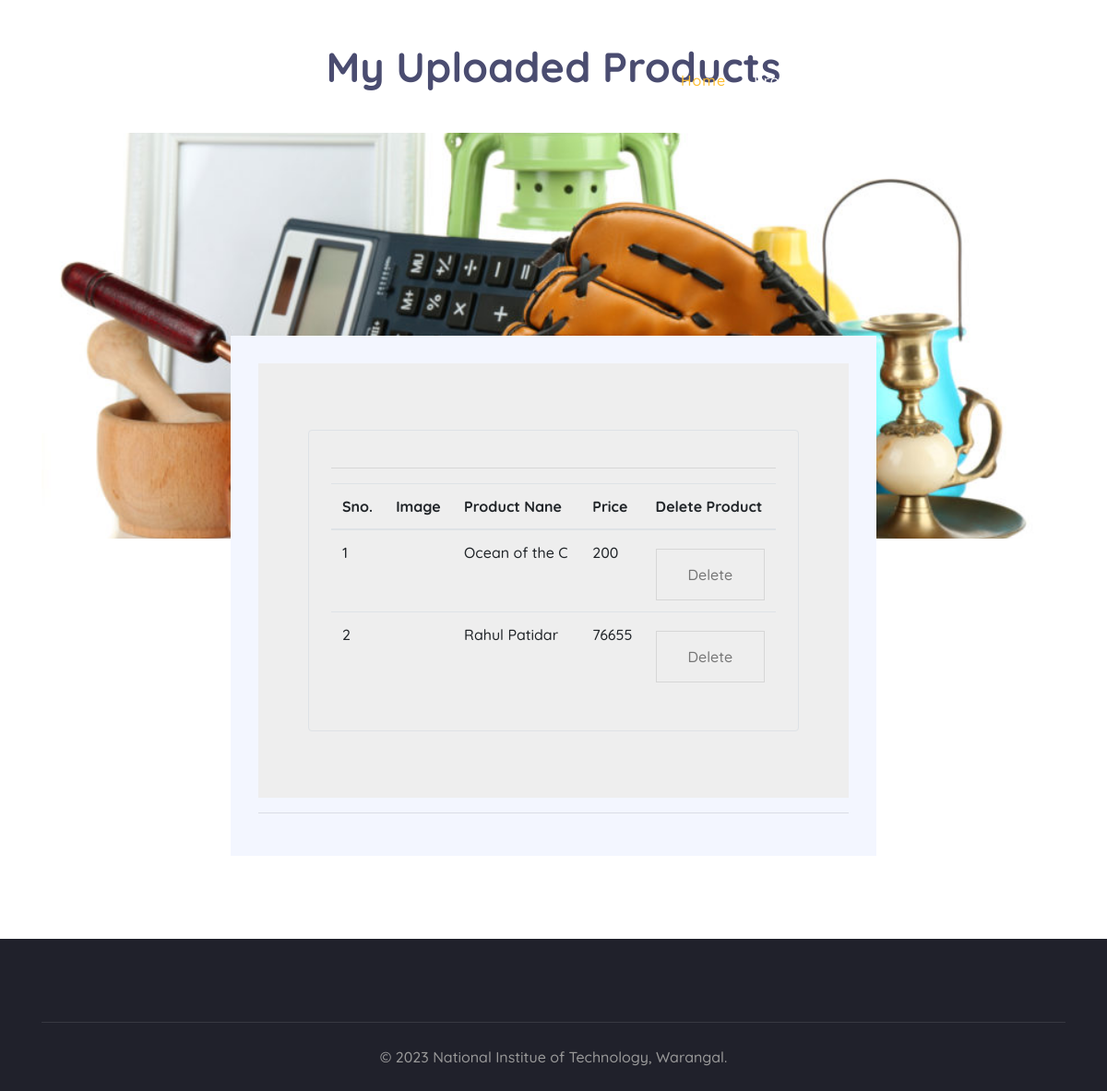
Screenshot of /myproducts (signed in) with the database file from the repository.
### SellPurchase/models/product.py (models this page shows, shortened)
class Product(models.Model):
    name=models.CharField(max_length=50)
    price=models.IntegerField(default=0)
    category=models.ForeignKey(Category,on_delete=models.CASCADE,default=1)
    description=models.CharField(max_length=200,default='',null=True,blank=True)
    image=models.ImageField(upload_to='uploads/products/',null=True,blank=True)
    student=models.ForeignKey(Student,on_delete=models.CASCADE)
    @staticmethod
    def get_products_by_student(student):
        return Product.objects.filter(student=student)

### SellPurchase/views/myproducts.py (the view, shortened to what this page needs)
# urls.py: path('myproducts', myproducts.Myproducts.as_view() ,name='myproducts'),
class Myproducts(View):
    def get(self ,request):
        student=request.session.get('student')
        products = Product.get_products_by_student(student)
        return render(request , 'myproducts.html' , {'products' : products} )

### SellPurchase/templates/myproducts.html (shortened to what this page needs)
{% extends 'navbar.html' %}
{% block main %}
{% load static %}
<div class="contact">
    <div class="container">
        <div class="section-header text-center">
            <h2>My Uploaded Products</h2>
        </div>
        <div class="contact-img">
        </div>
        <div class="contact-form">
             <section style="background-color: #eee;">
                <div class="container py-5">
                  <div class="container">
                    <div class="border rounded p-4 m-4">
                         <hr>
                         <table class="table">
                             <thead>
                                 <tr>
                                     <th>Sno.</th>
                                     <th>Image</th>
                                     <th>Product Nane</th>
                                     <th>Price</th>
                                     <th>Delete Product</th>
                                 </tr>
                             </thead>
                             <tbody>
                                 {% for product in products %}
                                 <tr>
                                     <td>{{forloop.counter}}</td>
                                     <td><img style="height: 80px;" class="rounded-circle" src="{{product.image.url}}" alt=""></td>
                                     <td>{{product.name}}</td>
                                     <td>{{product.price}}</td>
                                     <td>
                                         <form action="/myproducts" method="POST" class="btn-block">
                                             <input type="submit" class="btn btn-custom mt-2"  value="Delete">
                                         </form>
                                     </td>
                                 </tr>
                                 {% endfor %}
                             </tbody>
                         </table>
                    </div>
                 </div>
                </div>
              </section>
            <hr>
        </div>
    </div>
</div>
{% endblock %}

### SellPurchase/static/css/style.css (style rules this page uses)
body { color: #777777; font-weight: 500; background: #ffffff; font-family: 'Quicksand', sans-serif; }
h1, h2, h3, h4, h5, h6 { color: #4a4c70; }
.btn.btn-custom { padding: 12px 20px; text-align: center; font-size: 16px; font-weight: 500; color: #777777; border-radius: 0; border: 2px solid #FDBE33; box-shadow: inset 0 0 0 0 #FDBE33; transition: ease-out 0.3s; -webkit-transition: ease-out 0.3s; -moz-transition: ease-out 0.3s; }
.section-header { position: relative; width: 100%; max-width: 700px; margin: 0 auto 45px auto; }
.section-header h2 { margin: 0; font-size: 45px; font-weight: 700; }
.contact { position: relative; width: 100%; padding: 45px 0; }
.contact .contact-img { position: relative; width: 100%; }
.contact .contact-form { position: relative; width: 100%; max-width: 700px; margin: 0 auto; margin-top: -220px; padding: 30px; background: #f3f6ff; }
.contact .contact-form input { padding: 15px; background: none; border-radius: 0; border: 1px solid rgba(0, 0, 0, .1); }
.contact .contact-form .btn.btn-custom { width: 100%; }

### rows the page displays
Product: name "Ocean of the C", price "200"
Product: name "Rahul Patidar", price "76655"
